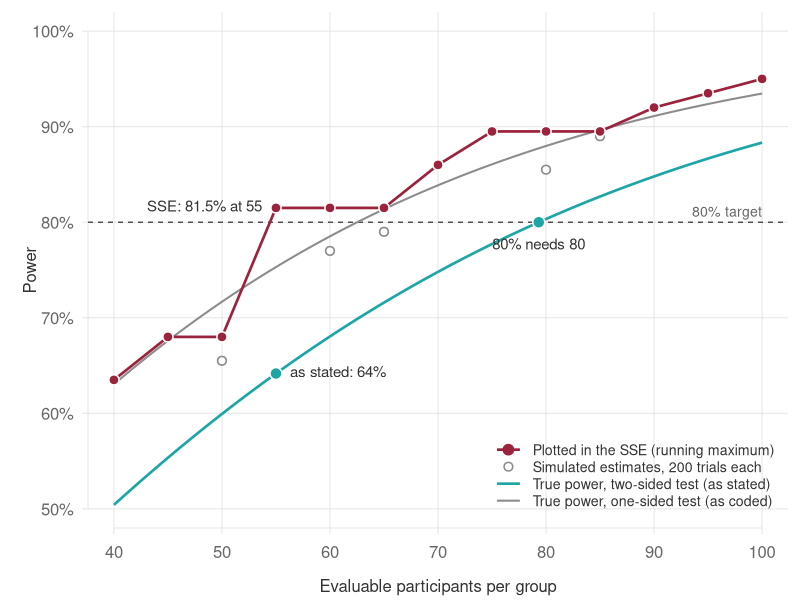

The R script that drew this image:
# Builds the slide figure power-figure.svg from the demo SSE's own simulation.
# Run from the repository root:  Rscript slides/assets/make-figures.R
# Base R only; colours validated for contrast and colour-vision deficiency
# (USB wine #9B233C, UniBas mint #1EA5A5, neutral greys).

delta <- 35; sd_y <- 90; rho <- 0.5; alpha <- 0.05; target <- 0.80

# The demo SSE's simulation, unchanged (one-sided test as coded)
simulate_power <- function(n, n_sim = 200) {
  rejected <- logical(n_sim)
  for (i in seq_len(n_sim)) {
    arm      <- rep(c(0, 1), each = n)
    baseline <- rnorm(2 * n, mean = 380, sd = sd_y)
    outcome  <- 430 + rho * (baseline - 380) + delta * arm +
                rnorm(2 * n, sd = sd_y * sqrt(1 - rho^2))
    fit   <- lm(outcome ~ arm + baseline)
    t_arm <- coef(summary(fit))["arm", "t value"]
    rejected[i] <- pt(t_arm, df = fit$df.residual, lower.tail = FALSE) < alpha
  }
  mean(rejected)
}
set.seed(20260108)
grid      <- seq(40, 100, by = 5)
power_raw <- vapply(grid, simulate_power, numeric(1))
plotted   <- cummax(power_raw)

# Exact power of the ANCOVA with a random baseline, as in demo/answer-key.R
ancova_power <- function(n, sided) {
  df <- 2 * n - 3; tc <- qt(1 - alpha / sided, df)
  lam0 <- delta / (sd_y * sqrt(1 - rho^2) * sqrt(2 / n))
  given <- function(lam) 1 - pt(tc, df, lam) + (sided == 2) * pt(-tc, df, lam)
  integrate(function(u) given(lam0 * sqrt(1 - u^2)) *
              2 * exp((n - 2) * log1p(-u^2) - lbeta(0.5, n - 1)),
            0, 1, rel.tol = 1e-10)$value
}
n_fine  <- seq(40, 100, by = 0.5)
true_1s <- vapply(n_fine, ancova_power, numeric(1), sided = 1)
true_2s <- vapply(n_fine, ancova_power, numeric(1), sided = 2)

wine <- "#9B233C"; mint <- "#1EA5A5"; grey <- "#8C8C8C"; ink <- "#333333"
muted <- "#666666"; grid_col <- "#E6E6E6"

out <- file.path(dirname(sub("--file=", "", grep("--file=", commandArgs(FALSE), value = TRUE))),
                 "power-figure.svg")
svg(out, width = 10, height = 5.2, pointsize = 15, bg = "white")
par(mar = c(3.6, 4.4, 0.6, 0.6), mgp = c(2.4, 0.7, 0), col.axis = muted, col.lab = ink,
    tcl = -0.3, lend = 1, ljoin = 1)
plot(NA, xlim = c(40, 100), ylim = c(0.5, 1), axes = FALSE,
     xlab = "Evaluable participants per group", ylab = "Power")
abline(h = seq(0.5, 1, by = 0.1), col = grid_col, lwd = 1)
abline(v = seq(40, 100, by = 10), col = grid_col, lwd = 1)
axis(1, at = seq(40, 100, by = 10), col = grid_col, col.ticks = grid_col)
axis(2, at = seq(0.5, 1, by = 0.1), labels = paste0(seq(50, 100, by = 10), "%"),
     las = 1, col = grid_col, col.ticks = grid_col)
abline(h = target, lty = 2, col = ink, lwd = 1.2)
text(100, target, "80% target", adj = c(1, -0.5), col = muted, cex = 0.85)

lines(n_fine, true_1s, col = grey, lwd = 2)
lines(n_fine, true_2s, col = mint, lwd = 2.6)
points(grid, power_raw, pch = 21, bg = "white", col = grey, cex = 1.15, lwd = 1.6)
lines(grid, plotted, col = wine, lwd = 2.6)
points(grid, plotted, pch = 21, bg = wine, col = "white", cex = 1.35, lwd = 1.5)

# Selective direct labels: the claim and the truth at the chosen n
i55 <- which(grid == 55)
points(55, ancova_power(55, 2), pch = 21, bg = mint, col = "white", cex = 1.6, lwd = 1.5)
text(55, plotted[i55], sprintf("SSE: %.1f%% at 55", 100 * plotted[i55]),
     pos = 2, offset = 0.7, col = ink, cex = 0.9)
text(55, ancova_power(55, 2), sprintf("as stated: %.0f%%", 100 * ancova_power(55, 2)),
     pos = 4, offset = 0.7, col = ink, cex = 0.9)
n80 <- uniroot(function(n) ancova_power(n, 2) - target, c(40, 100))$root
points(n80, target, pch = 21, bg = mint, col = "white", cex = 1.6, lwd = 1.5)
text(n80, target, sprintf("80%% needs %d", ceiling(n80)), pos = 1, offset = 0.9,
     col = ink, cex = 0.9)

legend("bottomright", bty = "n", cex = 0.85, text.col = ink, inset = c(0.01, 0.02),
       legend = c("Plotted in the SSE (running maximum)", "Simulated estimates, 200 trials each",
                  "True power, two-sided test (as stated)", "True power, one-sided test (as coded)"),
       col = c(wine, grey, mint, grey), lwd = c(2.6, NA, 2.6, 2), pch = c(21, 21, NA, NA),
       pt.bg = c(wine, "white", NA, NA), pt.cex = c(1.35, 1.15, NA, NA), pt.lwd = 1.5,
       seg.len = 1.8)
invisible(dev.off())
cat("wrote", out, "\n")
